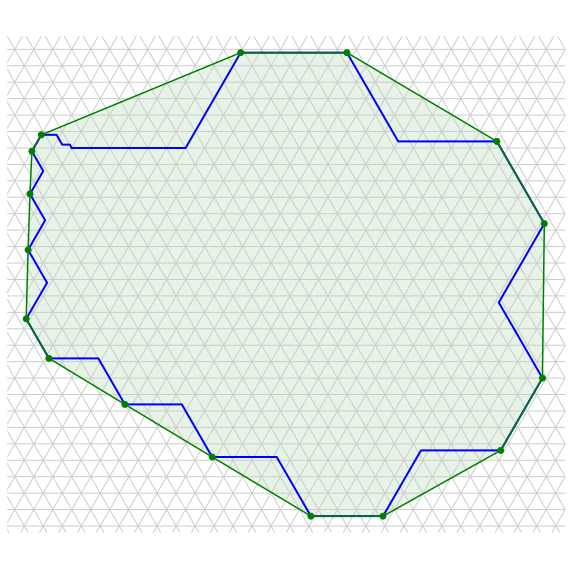

The script that saved this image:
import sys
import os
from polyforms.polyiamond import Polyiamond

import matplotlib.pyplot as plt
import matplotlib.path as mpath
import matplotlib.patches as mpatches
import numpy as np

TH = np.sqrt(3)/2

# The perfect 30-gon polyiamond
p = Polyiamond('ABAFAFEFEDEDCDCDCDCBCBCBCBAFAF')
pts = p.get_mod_descartes()

xs = [pt[0] for pt in pts]
ys = [pt[1] for pt in pts]

min_x, max_x = min(xs), max(xs)
min_y, max_y = min(ys), max(ys)

# Add some padding
padding_x = 5
padding_y = 5

left = int(np.floor(min_x)) - padding_x
right = int(np.ceil(max_x)) + padding_x
bottom = int(np.floor(min_y)) - padding_y
top = int(np.ceil(max_y)) + padding_y

width = right - left
height = top - bottom

# Create figure
fig, ax = plt.subplots(figsize=(10, 10))
ax.axis('equal')
ax.axis('off')
plt.margins(x=0, y=0)

# Set limits
ax.set_xlim(left, right)
ax.set_ylim(bottom * TH, top * TH)

# Create a clipping path for the grid
vertices = np.array([
    [left, bottom * TH],
    [right, bottom * TH],
    [right, top * TH],
    [left, top * TH],
    [0, 0]
])
codes = [
    mpath.Path.MOVETO, mpath.Path.LINETO, mpath.Path.LINETO, mpath.Path.LINETO,
    mpath.Path.CLOSEPOLY
]
clip_path = mpath.Path(vertices, codes)
patch = mpatches.PathPatch(clip_path, transform=ax.transData, fill=False, edgecolor='none')
ax.add_patch(patch)

# Grid lines
def draw_line(x_coords, y_coords, is_dark):
    linewidth = 1.0 if is_dark else 0.25
    color = '#cccccc' if is_dark else '#cccccc'
    line, = ax.plot(x_coords, [y * TH for y in y_coords], color=color, linewidth=linewidth, linestyle='solid')
    line.set_clip_path(patch)

for y in range(bottom, top + 1):
    if y % 5 == 0:
        draw_line([left, right], [y, y], '#cccccc')

# Slanted lines 1
min_c1 = int(np.floor(2 * left - top)) - 5
max_c1 = int(np.ceil(2 * right - bottom)) + 5
for c in range(min_c1, max_c1 + 1):
    if c % 10 == 0:
        draw_line([left, right], [2*left - c, 2*right - c], '#cccccc')

# Slanted lines 2
min_c2 = int(np.floor(2 * left + bottom)) - 5
max_c2 = int(np.ceil(2 * right + top)) + 5
for c in range(min_c2, max_c2 + 1):
    if c % 10 == 0:
        draw_line([left, right], [c - 2*left, c - 2*right], '#cccccc')

# Draw the polyiamond perimeter (no fill)
poly_xs = xs + [xs[0]]
poly_ys = [y * TH for y in (ys + [ys[0]])]
ax.plot(poly_xs, poly_ys, color='blue', linewidth=2)

# Call convex_hull function
hull = p.convex_hull()
hull_pts = [v.get_xy() for v in hull]
hull_xs = [pt[0] for pt in hull_pts] + [hull_pts[0][0]]
hull_ys = [pt[1] for pt in hull_pts] + [hull_pts[0][1]]

# Draw convex hull with transparent fill
ax.fill(hull_xs, hull_ys, color='green', alpha=0.1)
ax.plot(hull_xs, hull_ys, color='green', linewidth=1.5)

# Draw a little green circle at each convex hull vertex
for pt in hull_pts:
    ax.plot(pt[0], pt[1], 'go', markersize=6)

plt.savefig('30gon_convex_hull.svg', format='svg', bbox_inches='tight', transparent=True, pad_inches=0.1)

# Remove hardcoded width and height from the generated SVG
with open('30gon_convex_hull.svg', 'r') as f:
    svg_content = f.read()

import re
svg_content = re.sub(r'width="[0-9.]+pt" height="[0-9.]+pt" ', '', svg_content)

with open('30gon_convex_hull.svg', 'w') as f:
    f.write(svg_content)

print("Saved 30gon_convex_hull.svg")
